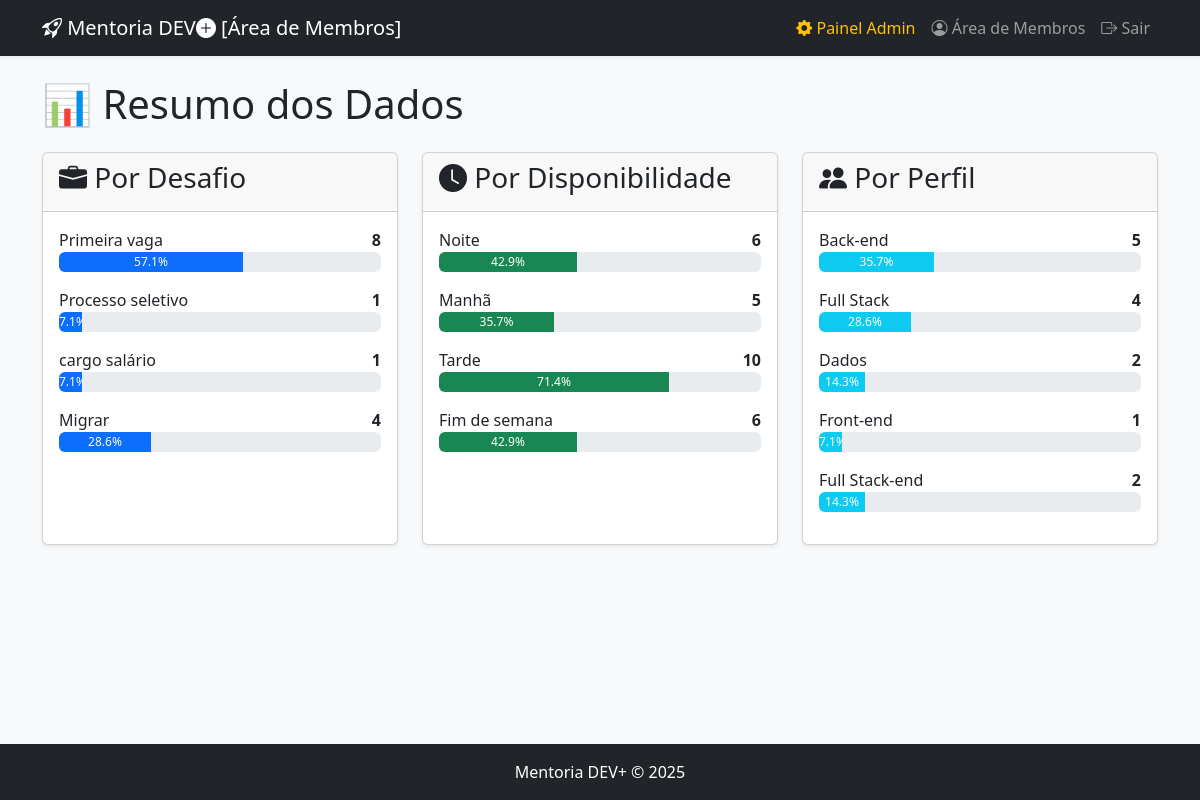
The app's page /admin/resumo (signed in) with its own data.
### api/index.py (models this page shows, shortened)
class Registros(db.Model, UserMixin): # Adiciona UserMixin
    __tablename__ = 'registros'
    id = db.Column(db.Integer, primary_key=True)
    nome = db.Column(db.String(100), nullable=False)
    email = db.Column(db.String(100), unique=True, nullable=False)
    password_hash = db.Column(db.String(128)) # Campo para senha criptografada
    is_admin = db.Column(db.Boolean, default=False)
    fone = db.Column(db.String(20))
    perfil = db.Column(db.String(100))
    desafio = db.Column(db.String(100))
    disponibilidade = db.Column(db.String(100))
    mensagem = db.Column(db.Text)
    data_inscricao = db.Column(db.DateTime, default=datetime.utcnow)
    status = db.Column(db.String(50), default='Inscrito')
    token_matricula = db.Column(db.String(32), unique=True, nullable=True)
    plano_escolhido = db.Column(db.String(50), nullable=True)
    turma_id = db.Column(db.Integer, db.ForeignKey('turmas.id'))

### api/index.py (the view)
@app.route('/admin/resumo')
@admin_required
def resumo():
    dados = Registros.query.all()
    total_registros = len(dados) if dados else 1
    total_disponibilidade = Counter()
    for item in dados:
        if item.disponibilidade:
            opcoes = [opt.strip() for opt in item.disponibilidade.split(',')]
            total_disponibilidade.update(opcoes)
    total_desafio = Counter(item.desafio for item in dados if item.desafio)
    total_perfil = Counter(item.perfil for item in dados if item.perfil)
    resumo_desafio = {k: {'total': v, 'pct': (v / total_registros) * 100} for k, v in total_desafio.items()}
    resumo_disponibilidade = {k: {'total': v, 'pct': (v / total_registros) * 100} for k, v in total_disponibilidade.items()}
    resumo_perfil = {k: {'total': v, 'pct': (v / total_registros) * 100} for k, v in total_perfil.items()}
    return render_template('resumo.html',
                           resumo_desafio=resumo_desafio,
                           resumo_disponibilidade=resumo_disponibilidade,
                           resumo_perfil=resumo_perfil)

### api/index.py (called while the page is built)
@login_manager.user_loader
def load_user(user_id):
    return Registros.query.get(int(user_id))

def admin_required(f):
    @wraps(f)
    def decorated_function(*args, **kwargs):
        if not current_user.is_authenticated or not current_user.is_admin:
            flash("Acesso não autorizado. Esta área é restrita para administradores.", "danger")
            return redirect(url_for('login'))
        return f(*args, **kwargs)
    return decorated_function

### templates/resumo.html (shortened to what this page needs)
{% extends "layout.html" %}
{% block content %}
<h1 class="mb-4 display-6">📊 Resumo dos Dados</h1>
<div class="row g-4">
    <div class="col-md-6 col-lg-4">
        <div class="card h-100 shadow-sm">
            <div class="card-header">
                <h3><i class="bi bi-briefcase-fill"></i> Por Desafio</h3>
            </div>
            <div class="card-body">
                {% for desafio, data in resumo_desafio.items() %}
                    <div class="mb-3">
                        <div class="d-flex justify-content-between">
                            <span>{{ desafio }}</span>
                            <span><strong>{{ data.total }}</strong></span>
                        </div>
                        <div class="progress" style="height: 20px;">
                            <div class="progress-bar" role="progressbar" style="width: {{ data.pct }}%;" aria-valuenow="{{ data.pct }}" aria-valuemin="0" aria-valuemax="100">{{ "%.1f"|format(data.pct) }}%</div>
                        </div>
                    </div>
                {% endfor %}
            </div>
        </div>
    </div>
    <div class="col-md-6 col-lg-4">
        <div class="card h-100 shadow-sm">
            <div class="card-header">
                <h3><i class="bi bi-clock-fill"></i> Por Disponibilidade</h3>
            </div>
            <div class="card-body">
                {% for disp, data in resumo_disponibilidade.items() %}
                    <div class="mb-3">
                        <div class="d-flex justify-content-between">
                            <span>{{ disp }}</span>
                            <span><strong>{{ data.total }}</strong></span>
                        </div>
                        <div class="progress" style="height: 20px;">
                            <div class="progress-bar bg-success" role="progressbar" style="width: {{ data.pct }}%;" aria-valuenow="{{ data.pct }}" aria-valuemin="0" aria-valuemax="100">{{ "%.1f"|format(data.pct) }}%</div>
                        </div>
                    </div>
                {% endfor %}
            </div>
        </div>
    </div>
    <div class="col-md-6 col-lg-4">
        <div class="card h-100 shadow-sm">
            <div class="card-header">
                <h3><i class="bi bi-people-fill"></i> Por Perfil</h3>
            </div>
            <div class="card-body">
                {% for perfil, data in resumo_perfil.items() %}
                    <div class="mb-3">
                        <div class="d-flex justify-content-between">
                            <span>{{ perfil }}</span>
                            <span><strong>{{ data.total }}</strong></span>
                        </div>
                        <div class="progress" style="height: 20px;">
                            <div class="progress-bar bg-info" role="progressbar" style="width: {{ data.pct }}%;" aria-valuenow="{{ data.pct }}" aria-valuemin="0" aria-valuemax="100">{{ "%.1f"|format(data.pct) }}%</div>
                        </div>
                    </div>
                {% endfor %}
            </div>
        </div>
    </div>
</div>
{% endblock %}

### records on screen
Registros: desafio "Primeira vaga", total "8", {{ data.pct }} 57.14285714285714 (drawn), pct "57.1", disponibilidade "Noite", total "6", {{ data.pct }} 42.857142857142854 (drawn), pct "42.9", perfil "Back-end", total "5", {{ data.pct }} 35.714285714285715 (drawn), pct "35.7"
Registros: desafio "Processo seletivo", total "1", {{ data.pct }} 7.142857142857142 (drawn), pct "7.1"
Registros: desafio "cargo salário", total "1", {{ data.pct }} 7.142857142857142 (drawn), pct "7.1"
Registros: desafio "Migrar", total "4", {{ data.pct }} 28.57142857142857 (drawn), pct "28.6"
Registros: perfil "Full Stack", total "4", {{ data.pct }} 28.57142857142857 (drawn), pct "28.6"
Registros: perfil "Dados", total "2", {{ data.pct }} 14.285714285714285 (drawn), pct "14.3"
Registros: perfil "Front-end", total "1", {{ data.pct }} 7.142857142857142 (drawn), pct "7.1"
Registros: perfil "Full Stack-end", total "2", {{ data.pct }} 14.285714285714285 (drawn), pct "14.3"

### other values on screen
{{ disp }} "Manhã" "Tarde" "Fim de semana"
{{ data.total }} "5" "10" "6"
{{ "%.1f"|format(data.pct) }} "35.7" "71.4" "42.9"
